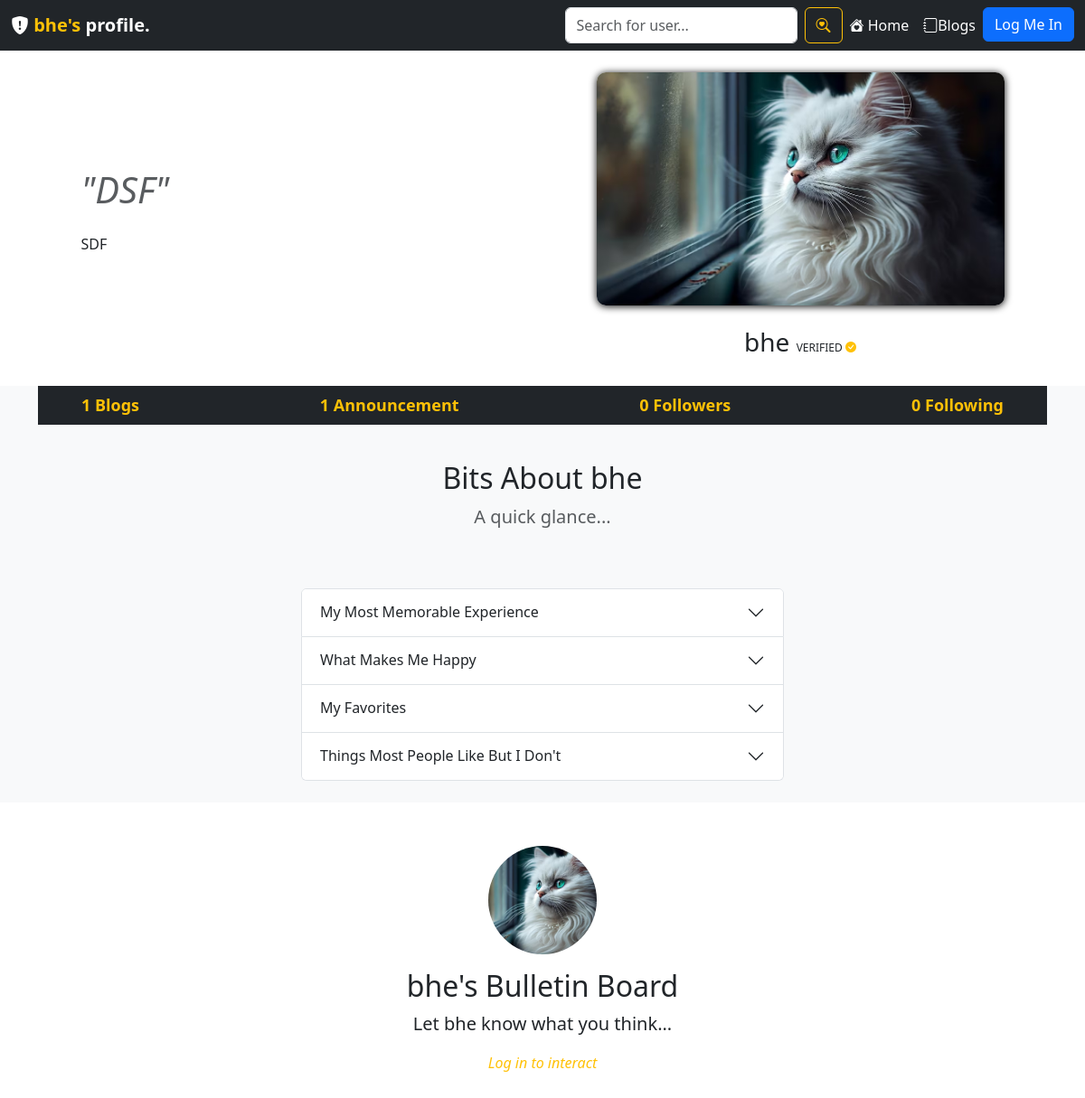
/bhe/, run on the app's committed database.
### users/models.py (models this page shows)
class Profile(models.Model):
    user = models.OneToOneField(User, on_delete=models.CASCADE)
    motto = models.TextField(max_length=300, default="Best friends don’t let you do stupid things alone.")
    about_yourself = models.TextField(max_length=2000, default="😀")
    profile_pic = models.ImageField(default='profilepic.jpg',upload_to='profile_pictures')
    q1 = models.TextField(max_length=1000, default="No answer yet.")
    q2 = models.TextField(max_length=1000, default="No answer yet.")
    q3 = models.TextField(max_length=1000, default="No answer yet.")
    q4 = models.TextField(max_length=1000, default="No answer yet.")
    verified = models.BooleanField(default=False)
    def __str__(self):
        return self.user.username

### users/views.py (the view)
# urls.py: path('<str:username>/',user_views.profile,name='profile')
def profile(request, username):
    profile_user = get_object_or_404(User, username=username)
    profile = get_object_or_404(Profile, user=profile_user)
    user_blog_count = Blog.objects.filter(author=profile_user).count()
    user_object = User.objects.get(username=username)
    user_profile = Profile.objects.get(user=user_object)
    user_posts = BulletinBoard.objects.filter(user=username)
    user_posts_length = len(user_posts)
    user_followers = FollowersCount.objects.filter(follower=username)
    user_followers_length = len(user_followers)
    user_following = FollowersCount.objects.filter(user=username)
    user_following_length = len(user_following)
    follower = request.user.username
    user = username
    if FollowersCount.objects.filter(follower=follower, user=user).first():
        button_text = 'Unfollow'
    else :
        button_text = 'Follow'
    context = {
        'user_object': user_object,
        'user_profile': user_profile,
        'user_posts': user_posts,
        'user_posts_length': user_posts_length,
        'user_followers': user_followers,
        'user_followers_length': user_followers_length,
        'user_following': user_following,
        'user_following_length': user_following_length,
        'button_text': button_text,
        'profile_user': profile_user,
        'profile': profile,
        'user_blog_count': user_blog_count,
    }
    posts = ProfileBulletinBoard.objects.filter(user=profile_user).order_by('created_at')
    return render(request, 'users/profile.html', context)

### users/templates/users/profile.html (shortened to what this page needs)
{% load static %}
{% load user_tags %}
<!doctype html>
<html lang="en">
<head>
    <link href="https://cdn.jsdelivr.net/npm/bootstrap@5.3.2/dist/css/bootstrap.min.css" rel="stylesheet">
    <link rel="stylesheet" href="https://cdn.jsdelivr.net/npm/bootstrap-icons@1.11.2/font/bootstrap-icons.min.css">
</head>
<body>
    <nav class="navbar navbar-expand-md navbar-dark fixed-top bg-dark">
        <div class="container-xxl">
            <span class="navbar-brand">
                {% if request.user == profile.user %}
                    <span class="fw-bold">
                        <i class="bi bi-shield-fill-exclamation text-warning"></i>
                        Your own profile.
                    </span>
                {% else %}
                    <span class="fw-bold text-white">
                        <i class="bi bi-shield-fill-exclamation"></i>
                        <span class="text-warning">{{ profile.user }}'s</span> profile.
                    </span>
                {% endif %}
            </span>
            <div class="collapse navbar-collapse justify-content-end align-center" id="main-nav">
                <ul class="navbar-nav">
                    <form class="d-flex" role="search" action="{% url 'users:search' %}" method='POST'>
                        <input class="form-control me-2" type="text" name="username" placeholder="Search for user..." aria-label="Search">
                        <button class="btn btn-outline-warning" type="submit"><i class="bi bi-search-heart"></i></button>
                    </form>
                    <li class="nav-item">
                        <a href="{% url 'users:index' %}" class="nav-link text-white">
                            <i class="bi bi-house-heart-fill text-white"></i>
                            Home
                        </a>
                    </li>
                    <li class="nav-item">
                        <a href="{% url 'blogs:blogs' %}" class="nav-link text-white"><i class="bi bi-journal"></i>Blogs</a>
                    </li>
                    {% if user.is_authenticated %}
                    <li class="nav-item">
                        <a href="{% url 'logout' %}" class="btn btn-outline-warning">Log Me Out, Gotta Run</a>
                    </li>
                    {% else %}
                    <li class="nav-item">
                        <a href="{% url 'login' %}" class="btn btn-primary">Log Me In</a>
                    </li>
                    {% endif %}
                </ul>
            </div>
        </div>
    </nav>
    <section id="yaela">
        <div class="container-lg" style="margin-top:80px;">
            <div class="row justify-content-center align-items-center">
                <div class="col-md-6 text-center text-md-start">
                    <h1>
                        <div class="display-6 text-muted"><i>"{{ profile.motto }}"</i></div>
                    </h1>
                    <p class="lead my-4">{{ profile.about_yourself|linebreaks }}</p>
                </div>
                <div class="col-sm-8 col-md-5 text-center">
                        <img class="img-fluid mb-4" style="box-shadow: 0 1px 8px black;
                        border-radius: 10px;" src="{{ profile.profile_pic.url }}" alt="">
                    <form action="{% url 'users:follow' %}" method="POST">
                        <h3>{{ profile.user.username }}
                            {% if profile.verified %}
                            <span>
                                <span style="font-size:12px;">VERIFIED <i class="bi bi-check-circle-fill text-warning"></i>
                            </span>
                            {% endif %}
                        </h3>
                    </form>
                </div>
            </div>
        </div>
    </section>
    <section id="profile-about-me" class="bg-light">
        <div class="container">
            <div class="justify-content-center align-items-center">
                <ul class="navbar nav my-4 bg-light mx-auto px-5 d-flex flex-wrap ustify-content-center align-items-center bg-dark">
                    <li>
                        <a href="{% url 'blogs:user-blogs' username=profile %}" style="text-decoration:none; font-size:18px; font-weight:bold;" class="text-warning"></i>{{ user_blog_count }} Blogs</a>
                    </li>
                    <li>
                        <a href="{% url 'users:user-announcements' username=profile %}" style="text-decoration:none; font-size:18px; font-weight:bold;" class="text-warning">
                        {% if user_posts_length == 1%}
                            </i>{{user_posts_length}} Announcement</a>
                        {% else %}
                            </i>{{user_posts_length}} Announcements</a>
                        {% endif %}
                    </li>
                    <li>
                        <a href="{% url 'users:user-followers' username=profile %}" style="text-decoration:none; font-size:18px; font-weight:bold;" class="text-warning">
                        {% if user_following_length == 1%}
                            </i>{{user_following_length}} Follower</a>
                        {% else %}
                            </i>{{user_following_length}} Followers</a>
                        {% endif %}
                    </li>
                    <li>
                        <a href="{% url 'users:user-following' username=profile %}" style="text-decoration:none; font-size:18px; font-weight:bold;" class="text-warning">
                            </i>{{user_followers_length}} Following</a>
                    </li>
                </ul>
            </div>
        </div>
        <div class="container-md">
            <div class="text-center mt-3 pt-3" >
                <h2>Bits About {{ profile.user }}</h2>
                <p class="lead text-muted">A quick glance...</p>
            </div>
            <div class="row my-2 g-5 justify-content-around align-items-center">
                <div class="col-lg-6 mb-4">
                <div class="accordion" id="chapters">
                    <div class="accordion-item">
                        <h2 class="accordion-header" id="heading-1">
                            <button class="accordion-button collapsed" type="button" data-bs-toggle="collapse"
                            data-bs-target="#chapter-1" aria-expanded="true"
                            aria-controls="chapter-1">My Most Memorable Experience</button>
                        </h2>
                    </div>
                    <div class="accordion-item">
                        <h2 class="accordion-header" id="heading-2">
                            <button class="accordion-button collapsed" type="button" data-bs-toggle="collapse"
                            data-bs-target="#chapter-2" aria-expanded="true"
                            aria-controls="chapter-2">What Makes Me Happy</button>
                        </h2>
                    </div>
                    <div class="accordion-item">
                        <h2 class="accordion-header" id="heading-3">
                            <button class="accordion-button collapsed" type="button" data-bs-toggle="collapse"
                            data-bs-target="#chapter-3" aria-expanded="false"
                            aria-controls="chapter-1">My Favorites</button>
                        </h2>
                    </div>
                    <div class="accordion-item">
                        <h2 class="accordion-header" id="heading-4">
                            <button class="accordion-button collapsed" type="button" data-bs-toggle="collapse"
                            data-bs-target="#chapter-4" aria-expanded="false"
                            aria-controls="chapter-1">Things Most People Like But I Don't</button>
                        </h2>
                    </div>
                </div>
            </div>
            </div>
        </div>
    </section>
    <section id="bulletin-board">
        <div class="container mb-0 pb-5 mt-5">
            <div class="text-center">
                <img width="120" height="120" style="object-fit:cover; border-radius:60px;" src="{{ profile.profile_pic.url }}"/><br>
            </div>
            <div class="text-center pt-3">
                {% if user != profile.user %}
                    <h2>{{ profile.user }}'s Bulletin Board</h2>
                    <p class="lead">Let {{ profile.user }} know what you think...</p>
                {% else %}
                    <h2>Your Bulletin Board</h2>
                    <p class="lead">What friends of <strong>{{profile.user}}</strong> say...</p>
                {% endif %}
            </div>
            <div class="row justify-content-center">
                <div class="col-md-8 text-center">
                    {% if user.is_authenticated %}
                        {% if user != profile.user %}
                            <form action="{% url 'users:profile-bulletin-board' username=profile.user %}" method="POST">
                                {% csrf_token %}
                                <div class="form-floating">
                                    <textarea class="form-control" name="content" id="floatingTextarea" oninput="autoAdjustTextarea()"></textarea>
                                    <label for="floatingTextarea"><span class="text-secondary fst-italic">Say something...</span></label>
                                </div>
                                <button type="submit" class="btn btn-warning mt-3">
                                    Post on {{ profile.user }}'s Bulletin Board
                                </button>
                            </form>
                        {% else %}
                            <p style="margin-bottom:1px; font-size:12px;">(You cannot make announcements on your own profile,</p>
                            <a href="{% url 'users:show-bulletin-board' %}" class="text-warning fst-italic" style="text-decoration:none;"> Post something on the public Bulletin Board</a>
                            <p style="font-size:12px;"> instead)</p>
                        {% endif %}
                    {% else %}
                        <a class="fst-italic text-warning" style="text-decoration:none;" href="/login">Log in to interact</a>
                    {% endif %}
                </div>
            </div>
        </div>
    </section>
</body>
</html>

### data on the page
Profile: user "bhe", motto "DSF", about_yourself "SDF", profile_pic (picture), user.username "bhe"

### other printed values
{{ user_blog_count }} "1"
{{ user_posts_length }} "1"
{{ user_following_length }} "0"
{{ user_followers_length }} "0"
